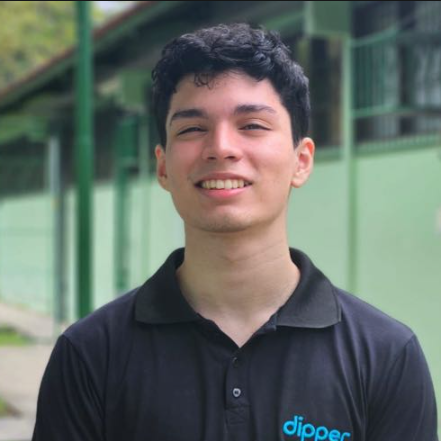
#> input picture backend/media/clients/client_1.png, 441 x 441 px; its folder holds only this picture in this run
$ python -i storage_gallery.py   (imports and definitions only)
#> lines starting #> are read from the running program, lines starting #| are printed output that depends on the picture
#> further down, picture is the input picture: PIL image 441x441 RGBA; mean R, G, B, A 99.9, 108.8, 102.2, 255
import os
import io
import json
import uuid
import time
from typing import List, Dict, Any, Optional, Tuple
from datetime import datetime

from PIL import Image
import numpy as np
try:
    import cv2  # detector de face via Haar (se disponível)
except Exception:
    cv2 = None

# Reutiliza os ajustes do editor
from storage_image_editor import _apply_adjustments
# ADD: importar funções de crop para reutilizar a mesma lógica do editor
from storage_image_editor import _crop_normal, _crop_face
# ADD: importar cálculo de nitidez do sujeito
from storage_image_editor import _compute_subject_sharpness
# ADD: importar auto-crop por pose/face
from storage_image_editor import _auto_crop_by_pose

MEDIA_DIR = os.path.join(os.path.dirname(__file__), "media")
EVENTS_BASE = os.path.join(MEDIA_DIR, "events")

# [9 lines left out: function _ensure_event_dirs, not called in this run]

def _watermark_path() -> str:
    return os.path.join(os.path.dirname(__file__), "media", "watermark", "watermark.png")

# [21 lines left out: function _apply_center_watermark, not called in this run]

def _index_path(event_id: int) -> str:
    base, _, _, _ = _ensure_event_dirs(event_id)
    return os.path.join(base, "index.json")

# [14 lines left out: functions _load_index, _save_index, not called in this run]

def _safe_filename(name: str) -> str:
    return "".join(ch if ch.isalnum() or ch in ("-", "_", ".", " ") else "_" for ch in name)

def _gen_image_id() -> str:
    return f"evimg_{int(time.time()*1000)}_{uuid.uuid4().hex[:8]}"

# [20 lines left out: function _read_basic_meta, not called in this run]

def _detect_largest_face_bbox(img: Image.Image) -> Optional[Tuple[int, int, int, int]]:
    """
    Detecta a maior face via Haar (se OpenCV estiver disponível).
    Retorna (x, y, w, h) ou None se não houver.
    """
    if cv2 is None:
        return None
    arr = np.asarray(img.convert("RGB"))
    gray = cv2.cvtColor(arr, cv2.COLOR_RGB2GRAY)
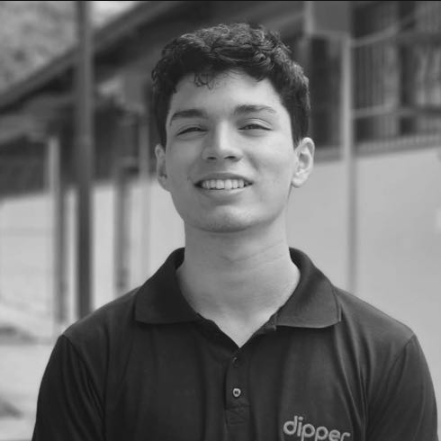
#> gray: shape (441, 441); min 19, max 232, mean 105.4
    cascade = cv2.CascadeClassifier(cv2.data.haarcascades + "haarcascade_frontalface_default.xml")
    faces = cascade.detectMultiScale(gray, 1.2, 6)
#> faces = [[148, 65, 151, 151]]
    if len(faces) == 0:
        return None
    x, y, w, h = sorted(faces, key=lambda f: f[2]*f[3], reverse=True)[0]
#> x = 148; y = 65; w = 151; h = 151
    return (int(x), int(y), int(w), int(h))

def _extract_face_vector(img: Image.Image) -> Optional[np.ndarray]:
    """
    Extrai um vetor de características do rosto (maior rosto da imagem).
    Preferência: OpenCV Haar para detectar; vetor = patch cinza 64x64 normalizado.
    Retorna None se não detectar rosto.
    """
    bbox = _detect_largest_face_bbox(img)
#> bbox = (148, 65, 151, 151)
    if bbox is None:
        return None
    x, y, w, h = bbox
#> x = 148; y = 65; w = 151; h = 151
    roi = img.crop((x, y, x + w, y + h)).convert("L")
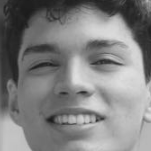
#> roi: PIL image 151x151 L; min 27, max 224, mean 128.7
    roi = roi.resize((64, 64))
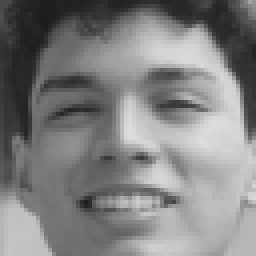
#> roi: PIL image 64x64 L (shown 4 times larger); min 28, max 223, mean 128.7
    arr = np.asarray(roi).astype(np.float32)
#> arr: shape (64, 64) float32
    # normaliza iluminação
    arr = (arr - arr.mean()) / (arr.std() + 1e-6)
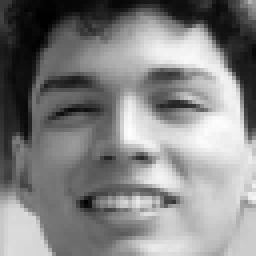
#> arr: shape (64, 64) float32 (shown 4 times larger); min -1.86, max 1.74, mean 0; drawn with min black and max white
    vec = arr.flatten()
#> vec = 4096 values, max 1.74 at index 2080, min -1.86 at index 331, mean 0
    # normalização final para simetria de escala
    norm = np.linalg.norm(vec) + 1e-6
#> norm = 64
    return vec / norm

def _cosine_similarity(a: np.ndarray, b: np.ndarray) -> float:
    return float(np.dot(a, b) / ((np.linalg.norm(a) + 1e-6) * (np.linalg.norm(b) + 1e-6)))

# [278 lines left out: functions face_search_in_event, add_images_to_event, _ensure_watermarked, list_gallery_for_event, apply_lut_for_event_images, delete_event_images and 1 more, not called in this run]

>>> from PIL import Image
>>> picture = Image.open('media/clients/client_1.png')
>>> result = _extract_face_vector(picture)
#> result = 4096 values, max 0.0273 at index 2080, min -0.0291 at index 331, mean 0
